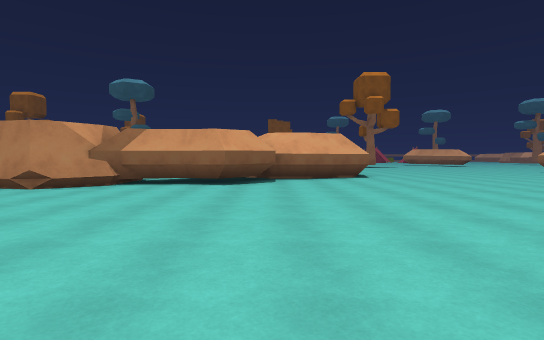
[1] (above)

24 first-person views from a walk through a 3-D level made in the Unity game engine. The camera is 1.3 m above the floor, tilts 2° down and sees 80° across. The floor is counted in squares, 2 m on a side. Each view is taken from the middle of a square. On the plan, view 1 faces up. The plan holds only what a view shows up to about 10 squares ahead; the rest is blank. The place goes on beyond the plan.

[2]
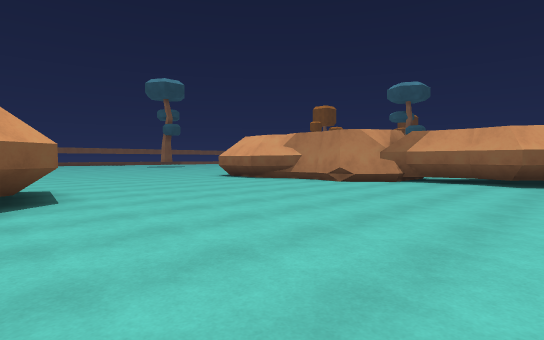

[3]
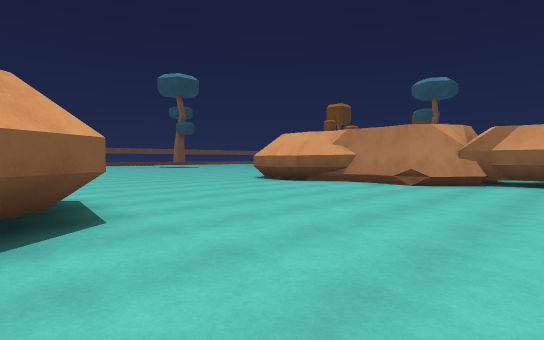

[4]
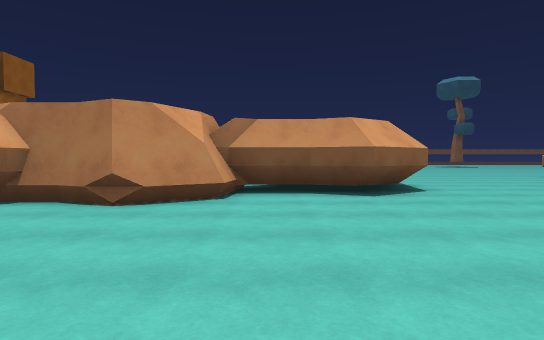

[5]
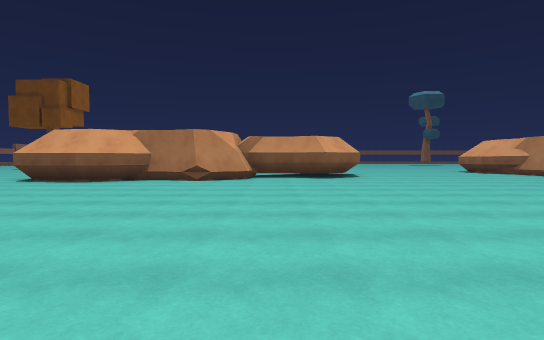

[6]
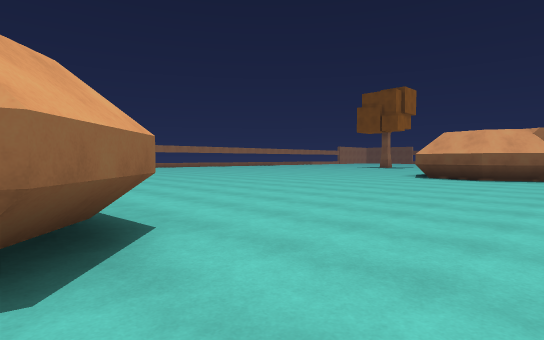

[7]
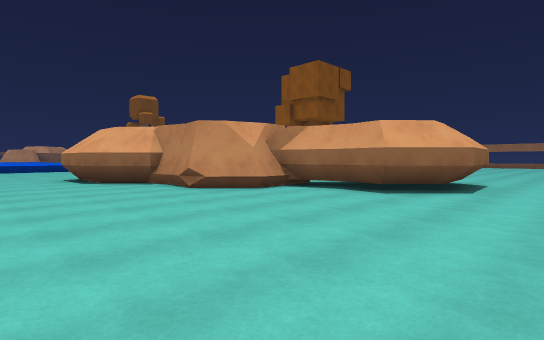

[8]
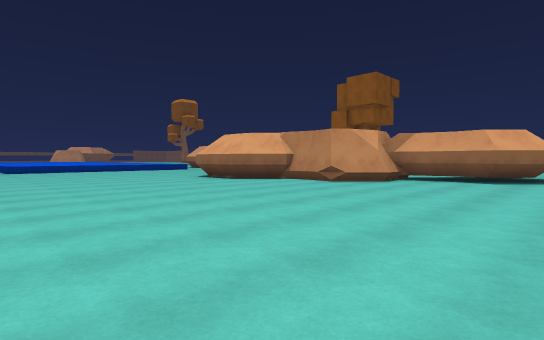

[9]
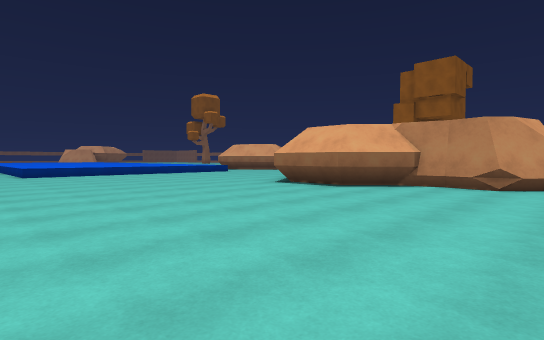

[10]
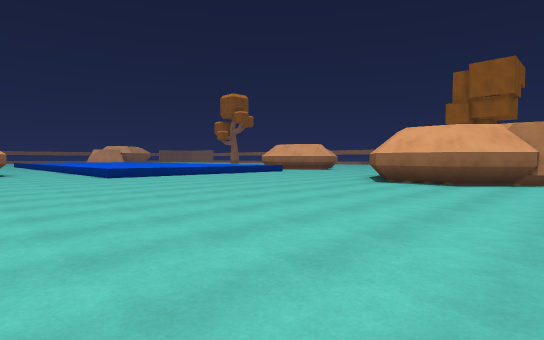

[11]
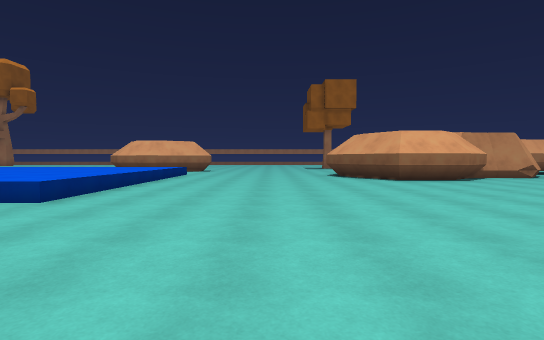

[12]
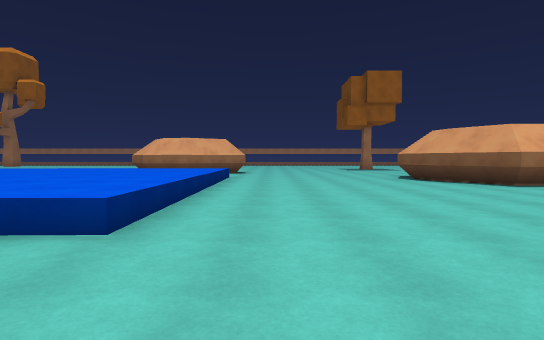

[13]
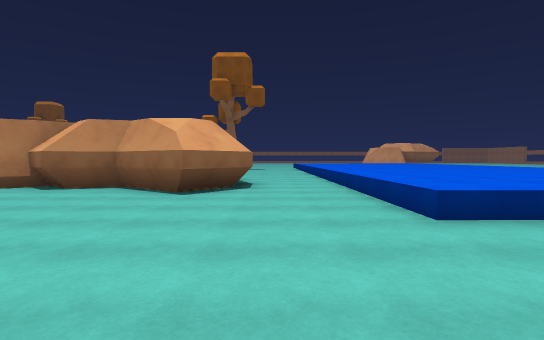

[14]
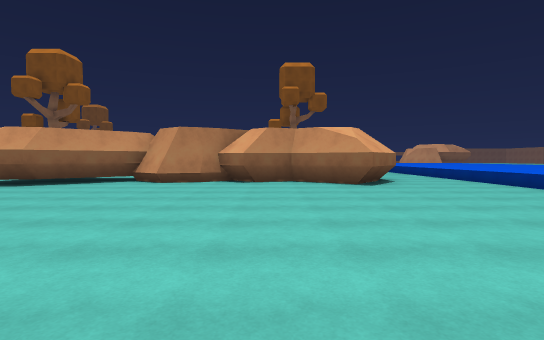

[15]
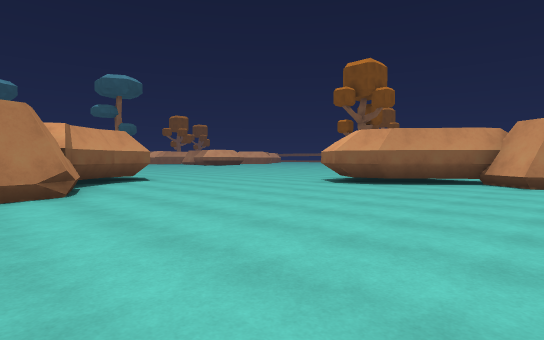

[16]
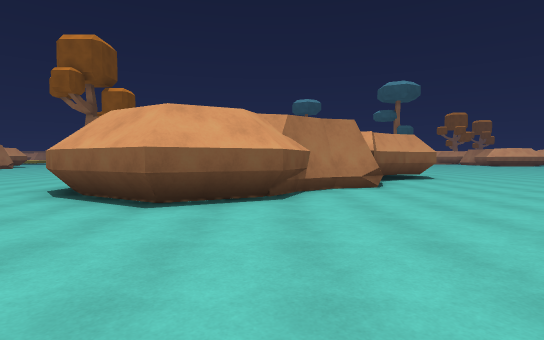

[17]
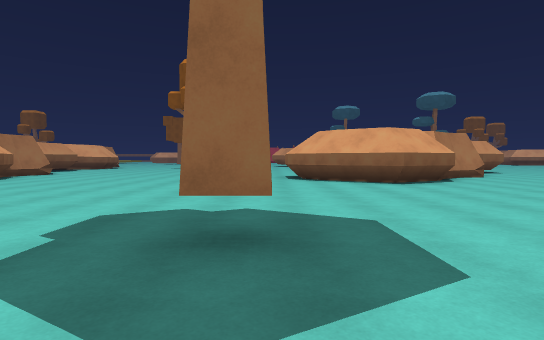

[18]
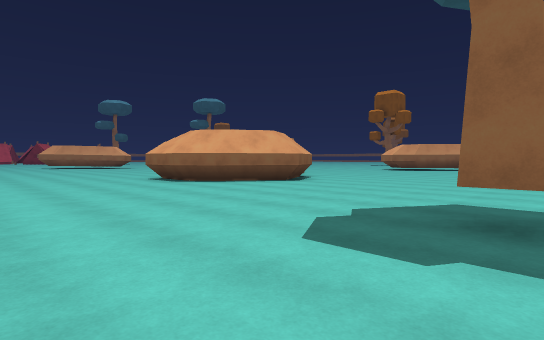

[19]
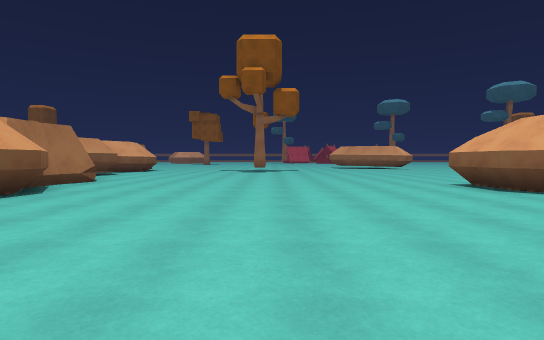

[20]
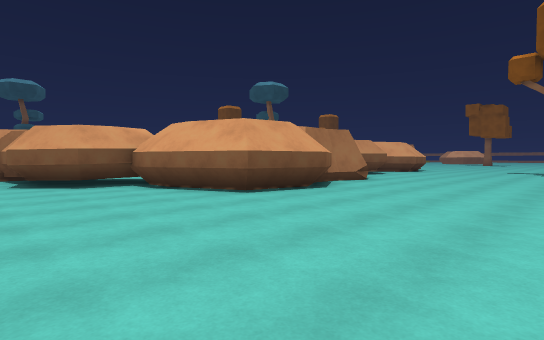

[21]
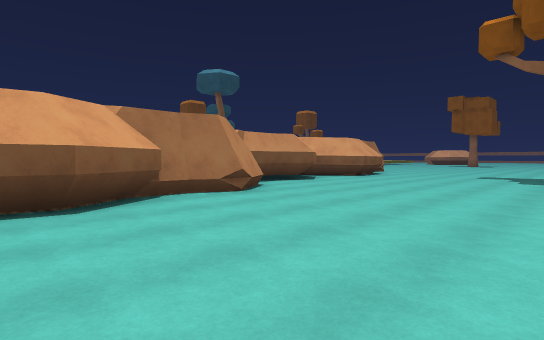

[22]
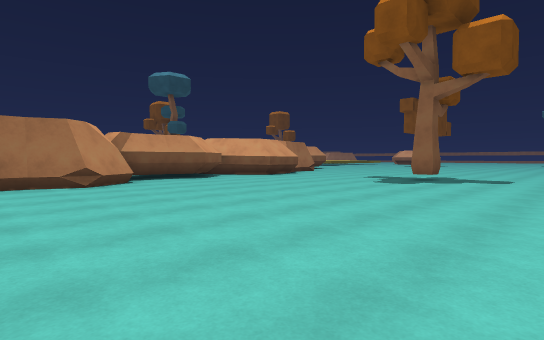

[23]
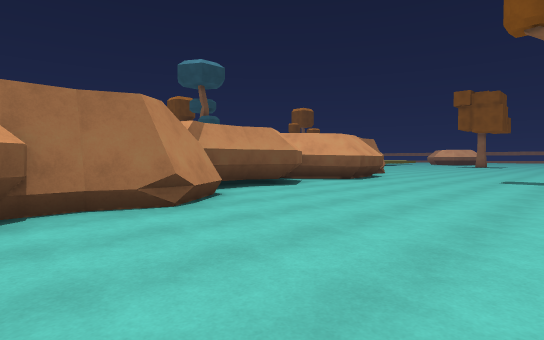

[24]
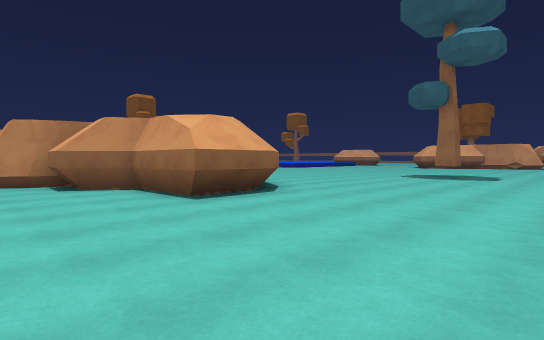

### Floor plan
Key: @ floor where view 1 was taken; # wall or solid block; . floor; ^ raised ledge; T tree.
Columns run from 8 left of view 1 to 29 right of it. Each row starts with its distance up from view 1.
 20          #.........
 19          #..........
 18          #............       ##
 17          ##..............#  ##...
 16           #.............## ##....
 15           #..........####  #......
 14           ##.........##  ###......#
 13            #.........##  #........#
 12            #..........####........##
 11          ###.......................#
 10         ##.........................##
  9      ####..........................##
  8    #####...........................##
  7 ####...................... ........##
  6 #.............  ....T.... .........#
  5 .............   .......    ........#
  4 .............      ....... .......##
  3 ............        ...............##
  2 ...........   ........................
  1 ...........   ........................
  0   #.....@...  ..................^^^^^^
 -1   ##......... ..................^^^^^^
 -2    #............................^^^^^^
 -3    #............................^^^^^^
 -4    ##...........................^^^^^^
 -5     #.................###.......^^^^^^
 -6     #..............#### ##......^^^^^^
 -7     #.............##     #......
 -8     ##..........####
 -9      #.........##

Where each view was taken, in squares from view 1:
view 1: 0 up, 0 right, facing up
view 2: 1 down, 0 right, facing up-left
view 3: 1 down, 2 left, facing up-left
view 4: 3 down, 1 right, facing left
view 5: 3 down, 6 right, facing left
view 6: 6 down, 8 right, facing down-left
view 7: 2 down, 5 right, facing down-right
view 8: 2 up, 6 right, facing down-right
view 9: 2 up, 10 right, facing down-right
view 10: 4 up, 12 right, facing down-right
view 11: 5 up, 20 right, facing down
view 12: 3 up, 22 right, facing down
view 13: 2 up, 20 right, facing right
view 14: 6 up, 18 right, facing right
view 15: 8 up, 18 right, facing up-right
view 16: 7 up, 17 right, facing up
view 17: 3 up, 12 right, facing up
view 18: 5 up, 8 right, facing up-right
view 19: 7 up, 8 right, facing up
view 20: 7 up, 8 right, facing up-left
view 21: 12 up, 8 right, facing up-left
view 22: 14 up, 11 right, facing up-left
view 23: 14 up, 7 right, facing up-left
view 24: 18 up, 8 right, facing down-right
